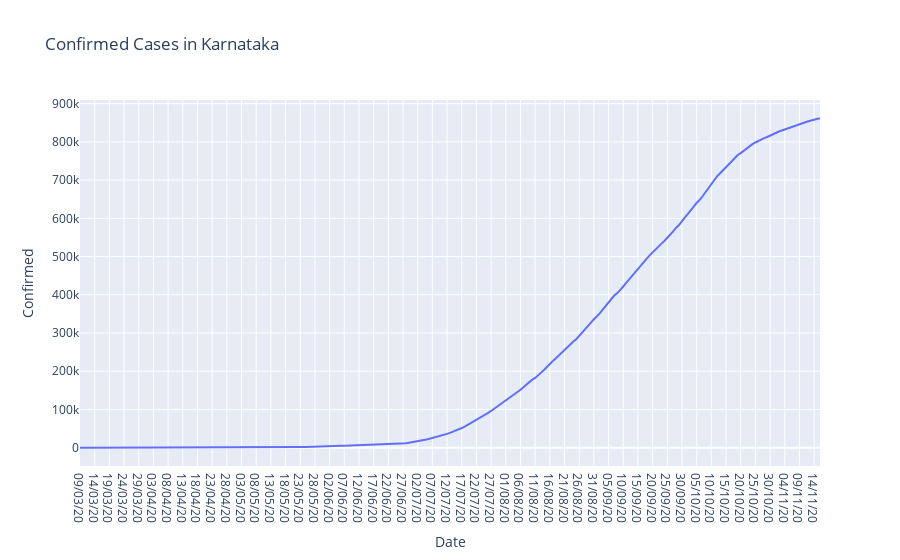

Notebook cell for this chart:
### Code cell
import plotly.express as px
fig = px.line(kar, x="Date", y="Confirmed", title="Confirmed Cases in Karnataka")
fig.show()

### Figure 1 — Plotly figure (JSON) as saved in the notebook; plotly's stock layout.template omitted (floating-point values rounded to 4 significant figures; data arrays with more than 128 entries replaced by an {"elided": "..."} marker saying what was removed)
{"data": [{"hovertemplate": "Date=%{x}<br>Confirmed=%{y}<extra></extra>", "legendgroup": "", "line": {"color": "#636efa", "dash": "solid"}, "mode": "lines", "name": "", "orientation": "v", "showlegend": false, "type": "scatter", "x": {"elided": "253 str values"}, "xaxis": "x", "y": {"elided": "253 int values"}, "yaxis": "y"}], "layout": {"legend": {"tracegroupgap": 0}, "title": {"text": "Confirmed Cases in Karnataka"}, "xaxis": {"anchor": "y", "domain": [0, 1], "title": {"text": "Date"}}, "yaxis": {"anchor": "x", "domain": [0, 1], "title": {"text": "Confirmed"}}}}
